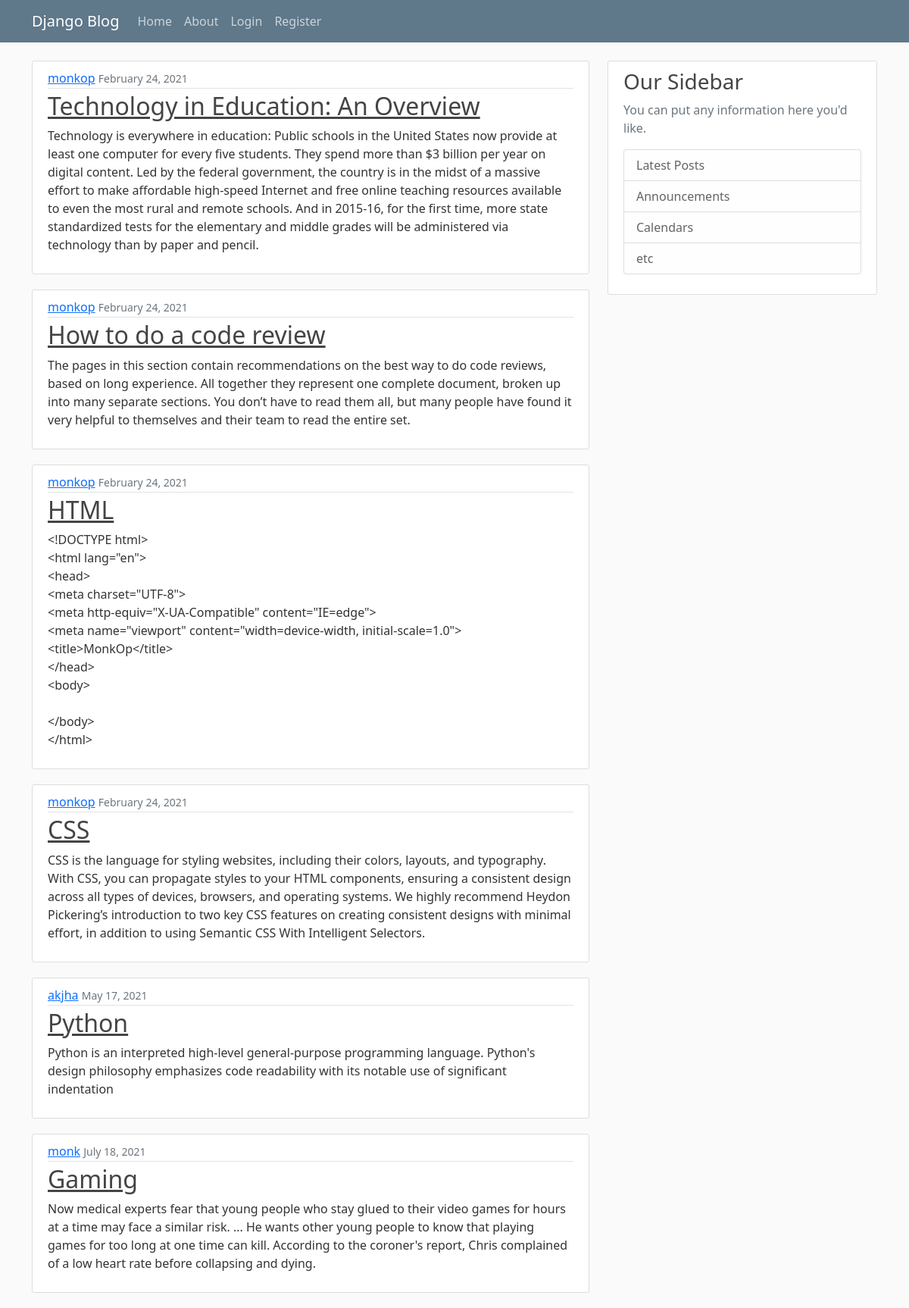
The page / on the database its author committed.
### blog/models.py (models this page shows, shortened)
class Post(models.Model):
    title = models.CharField(max_length=100)
    content = models.TextField()
    date_posted = models.DateTimeField(default=timezone.now)
    author = models.ForeignKey(User, on_delete=models.CASCADE)

### blog/views.py (the view)
# urls.py: path('', views.home, name = 'blog-home'),
def home(request):
    context = {
        'posts': Post.objects.all()
    }
    return render(request, 'blog/home.html', context)

### blog/templates/blog/home.html
{% extends "blog/base.html" %}
{% block content %}
{% for post in posts %}
    <article class="media content-section">
      <div class="media-body">
        <div class="article-metadata">
            <a class="mr-2" href="#">{{ post.author }}</a>
            <small class="text-muted">{{ post.date_posted |date:"F d, Y" }}</small>
        </div>
        <h2><a class="article-title" href="#">{{ post.title }}</a></h2>
        <p class="article-content">{{ post.content }}</p>
    </div>
</article>
{% endfor%}
{% endblock content %}

### blog/templates/blog/base.html (shortened to what this page needs)
{% load static %}
<!DOCTYPE html>
<html lang="en">
<head>
  <link href="https://cdn.jsdelivr.net/npm/bootstrap@5.0.0-beta1/dist/css/bootstrap.min.css" rel="stylesheet"
>
  <link rel="stylesheet" type="text/css" href="{% static 'blog/main.css' %}">
</head>
<body>
  <header class="site-header">
    <nav class="navbar navbar-expand-md navbar-dark bg-steel fixed-top">
      <div class="container">
        <a class="navbar-brand mr-4" href="{% url 'blog-home' %}">Django Blog</a>
        <div class="collapse navbar-collapse" id="navbarToggle">
          <div class="navbar-nav mr-auto">
            <a class="nav-item nav-link" href="{% url 'blog-home' %}">Home</a>
            <a class="nav-item nav-link" href="{% url 'blog-about' %}">About</a>
          </div>
          <div class="navbar-nav">
          {% if user.is_authenticated %}
          <a class="nav-item nav-link" href="{% url 'logout' %}">Logout</a>
          <a class="nav-item nav-link" href="{% url 'profile' %}">Profile</a>
          {% else %}
            <a class="nav-item nav-link" href="{% url 'login' %}">Login</a>
            <a class="nav-item nav-link" href="{% url 'register' %}">Register</a>
            {% endif %}
          </div>
        </div>
      </div>
    </nav>
  </header>
  <main role="main" class="container">
    <div class="row">
      <div class="col-md-8">
        {% block content %}{% endblock %}
      </div>
      <div class="col-md-4">
        <div class="content-section">
          <h3>Our Sidebar</h3>
          <p class='text-muted'>You can put any information here you'd like.
          <ul class="list-group">
            <li class="list-group-item list-group-item-light">Latest Posts</li>
            <li class="list-group-item list-group-item-light">Announcements</li>
            <li class="list-group-item list-group-item-light">Calendars</li>
            <li class="list-group-item list-group-item-light">etc</li>
          </ul>
          </p>
        </div>
      </div>
    </div>
  </main>
</body>
</html>

### blog/static/blog/main.css (style rules this page uses)
body { background: #fafafa; color: #333333; margin-top: 5rem; }
h1, h2, h3, h4, h5, h6 { color: #444444; }
ul { margin: 0; }
.bg-steel { background-color: #5f788a; }
.site-header .navbar-nav .nav-link { color: #cbd5db; }
.content-section { background: #ffffff; padding: 10px 20px; border: 1px solid #dddddd; border-radius: 3px; margin-bottom: 20px; }
.article-title { color: #444444; }
.article-content { white-space: pre-line; }
.article-metadata { padding-bottom: 1px; margin-bottom: 4px; border-bottom: 1px solid #e3e3e3 }

### rows shown on the page
Post: author "monkop", date_posted "February 24, 2021", title "Technology in Education: An Overview", content "Technology is everywhere in education: Public schools in the United States now provide at least one computer for every five students. They spend more than $3 billion per year on digital content. Led by the federal government, the country is in the midst of a massive effort to make affordable high-speed Internet and free online teaching resources available to even the most rural and remote schools. And in 2015-16, for the first time, more state standardized tests for the elementary and middle grades will be administered via technology than by paper and pencil."
Post: author "monkop", date_posted "February 24, 2021", title "How to do a code review", content "The pages in this section contain recommendations on the best way to do code reviews, based on long experience. All together they represent one complete document, broken up into many separate sections. You don’t have to read them all, but many people have found it very helpful to themselves and their team to read the entire set."
Post: author "monkop", date_posted "February 24, 2021", title "HTML", content "<!DOCTYPE html> <html lang=\"en\"> <head> <meta charset=\"UTF-8\"> <meta http-equiv=\"X-UA-Compatible\" content=\"IE=edge\"> <meta name=\"viewport\" content=\"width=device-width, initial-scale=1.0\"> <title>MonkOp</title> </head> <body> </body> </html>"
Post: author "monkop", date_posted "February 24, 2021", title "CSS", content "CSS is the language for styling websites, including their colors, layouts, and typography. With CSS, you can propagate styles to your HTML components, ensuring a consistent design across all types of devices, browsers, and operating systems. We highly recommend Heydon Pickering’s introduction to two key CSS features on creating consistent designs with minimal effort, in addition to using Semantic CSS With Intelligent Selectors."
Post: author "akjha", date_posted "May 17, 2021", title "Python", content "Python is an interpreted high-level general-purpose programming language. Python's design philosophy emphasizes code readability with its notable use of significant indentation"
Post: author "monk", date_posted "July 18, 2021", title "Gaming", content "Now medical experts fear that young people who stay glued to their video games for hours at a time may face a similar risk. ... He wants other young people to know that playing games for too long at one time can kill. According to the coroner's report, Chris complained of a low heart rate before collapsing and dying."
